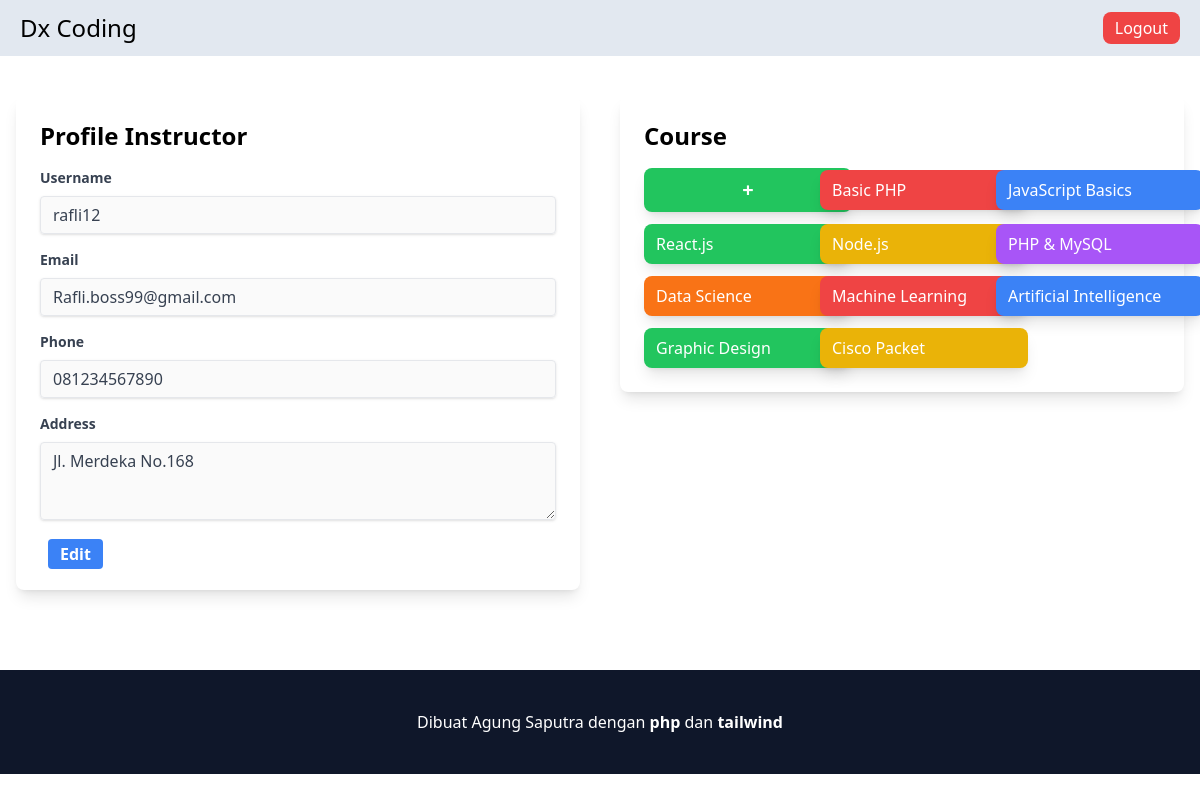
The page /profile/profile-instructor.php (signed in) on the database its author committed.
### tables this page shows
CREATE TABLE `instructor` (
  `id_instructor` int(11) NOT NULL,
  `username_instructor` varchar(50) NOT NULL,
  `password_instructor` varchar(255) NOT NULL,
  `name_instructor` varchar(100) NOT NULL,
  `email_instructor` varchar(100) NOT NULL,
  `phone_instructor` varchar(15) DEFAULT NULL,
  `address_instructor` varchar(255) DEFAULT NULL
);

CREATE TABLE `course` (
  `id_course` int(11) NOT NULL,
  `name_course` varchar(100) NOT NULL,
  `price_course` int(11) NOT NULL,
  `category_course` varchar(50) DEFAULT NULL,
  `date_course` date NOT NULL,
  `instructor_course` int(11) DEFAULT NULL
);

### functions/query.php (called while the page is built, shortened)
<?php
include 'connection.php';
function query($query) {
    global $conn;
    $result = mysqli_query($conn, $query);
    $rows = [];
    while ($row = mysqli_fetch_assoc($result)) {
        $rows[] = $row;
    }
    return $rows;
}
?>

### profile/profile-instructor.php (the view, shortened to what this page needs)
<?php
include '../functions/query.php';
$instructor_id = $_SESSION['instructor_id'];
$instructor = query("SELECT * FROM instructor WHERE id_instructor = $instructor_id")[0];
$courses = query("SELECT * FROM course WHERE instructor_course = $instructor_id");
$background_colors = ['bg-red-500', 'bg-blue-500', 'bg-green-500', 'bg-yellow-500', 'bg-purple-500', 'bg-orange-500'];
$hover_colors = ['hover:bg-red-400', 'hover:bg-blue-400', 'hover:bg-green-400', 'hover:bg-yellow-400', 'hover:bg-purple-400', 'hover:bg-orange-400'];
?>
<!DOCTYPE html>
<html lang="en">
<head>
    <link rel="stylesheet" href="../css/output.css">
</head>
<body>
<nav class="bg-slate-200 flex justify-between items-center px-5">
        <h1 class="text-2xl py-3">Dx Coding</h1>
        <a class="bg-red-500 text-white px-3 py-1 rounded-lg hover:bg-red-400 cursor-pointer" href="./logout-instructor.php">Logout</a>
    </nav>
    <div class="flex justify-between items-start gap-10 mx-4 mb-20">
        <div class="flex justify-center mt-10 w-1/2">
            <div class="bg-white shadow-lg rounded-lg p-6 w-full">
                <h2 class="text-2xl font-semibold mb-4">Profile Instructor</h2>
                <div class="mb-4">
                    <label class="block text-gray-700 text-sm font-bold mb-2" for="username">Username</label>
                    <input class="shadow appearance-none border rounded w-full py-2 px-3 text-gray-700 leading-tight focus:outline-none focus:shadow-outline" id="username" type="text" value="<?= $instructor['username_instructor'] ?>" disabled>
                </div>
                <div class="mb-4">
                    <label class="block text-gray-700 text-sm font-bold mb-2" for="email">Email</label>
                    <input class="shadow appearance-none border rounded w-full py-2 px-3 text-gray-700 leading-tight focus:outline-none focus:shadow-outline" id="email" type="email" value="<?= $instructor['email_instructor'] ?>" disabled>
                </div>
                <div class="mb-4">
                    <label class="block text-gray-700 text-sm font-bold mb-2" for="phone">Phone</label>
                    <input class="shadow appearance-none border rounded w-full py-2 px-3 text-gray-700 leading-tight focus:outline-none focus:shadow-outline" id="phone" type="text" value="<?= $instructor['phone_instructor'] ?>" disabled>
                </div>
                <div class="mb-4">
                    <label class="block text-gray-700 text-sm font-bold mb-2" for="address">Address</label>
                    <textarea class="shadow appearance-none border rounded w-full py-2 px-3 text-gray-700 leading-tight focus:outline-none focus:shadow-outline" id="address" rows="3" disabled><?= $instructor['address_instructor'] ?></textarea>
                </div>
                <a href="edit-profile.php" class="bg-blue-500 hover:bg-blue-700 text-white font-bold py-1 px-3 ml-2 rounded focus:outline-none focus:shadow-outline">Edit</a>
            </div>
        </div>
        <div class="flex justify-center mt-10 w-1/2">
            <div class="bg-white shadow-lg rounded-lg p-6 w-full">
                <h2 class="text-2xl font-semibold mb-4">Course</h2>
                <div class="grid grid-cols-3 justify-start items-center gap-3">
                    <a href="add-course.php">
                        <div class="w-52 bg-green-500 hover:bg-green-400 shadow-lg rounded-lg px-3 py-2 text-white">
                            <h1 class="font-bold text-xl text-center">+</h1>
                        </div>
                    </a>
                    <?php foreach ($courses as $index => $course) : ?>
                        <?php
                        $bg_color = $background_colors[$index % count($background_colors)];
                        $hover_color = $hover_colors[$index % count($hover_colors)];
                        ?>
                        <a href="course_detail.php?id=<?= $course['id_course'] ?>">
                            <div class="w-52 <?= $bg_color ?> shadow-lg rounded-lg px-3 py-2 text-white <?= $hover_color ?>">
                                <h1><?= $course['name_course'] ?></h1>
                            </div>
                        </a>
                    <?php endforeach; ?>
                </div>
            </div>
        </div>
    </div>
    <footer class="text-center bg-slate-900 text-white py-10 w-full">
        <h1>Dibuat Agung Saputra dengan <span class="font-bold">php</span> dan <span class="font-bold">tailwind</span></h1>
    </footer>
</body>
</html>

### rows shown on the page
instructor: username_instructor "rafli12", email_instructor "Rafli.boss99@gmail.com", phone_instructor "081234567890", address_instructor "Jl. Merdeka No.168"
course: name_course "Basic PHP"
course: name_course "JavaScript Basics"
course: name_course "React.js"
course: name_course "Node.js"
course: name_course "PHP & MySQL"
course: name_course "Data Science"
course: name_course "Machine Learning"
course: name_course "Artificial Intelligence"
course: name_course "Graphic Design"
course: name_course "Cisco Packet"
